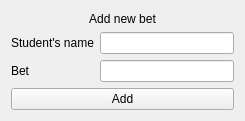
<?xml version="1.0" encoding="UTF-8"?>
<ui version="4.0">
 <class>addWindow</class>
 <widget class="QWidget" name="addWindow">
  <property name="geometry">
   <rect>
    <x>0</x>
    <y>0</y>
    <width>245</width>
    <height>121</height>
   </rect>
  </property>
  <property name="windowTitle">
   <string>Form</string>
  </property>
  <layout class="QGridLayout" name="gridLayout">
   <item row="0" column="0">
    <layout class="QVBoxLayout" name="verticalLayout_3">
     <item>
      <widget class="QLabel" name="label">
       <property name="sizePolicy">
        <sizepolicy hsizetype="Minimum" vsizetype="Preferred">
         <horstretch>0</horstretch>
         <verstretch>0</verstretch>
        </sizepolicy>
       </property>
       <property name="text">
        <string>Add new bet</string>
       </property>
       <property name="alignment">
        <set>Qt::AlignCenter</set>
       </property>
      </widget>
     </item>
     <item>
      <layout class="QHBoxLayout" name="horizontalLayout">
       <item>
        <layout class="QVBoxLayout" name="verticalLayout">
         <item>
          <widget class="QLabel" name="label_2">
           <property name="text">
            <string>Student's name</string>
           </property>
          </widget>
         </item>
         <item>
          <widget class="QLabel" name="label_3">
           <property name="text">
            <string>Bet</string>
           </property>
          </widget>
         </item>
        </layout>
       </item>
       <item>
        <layout class="QVBoxLayout" name="verticalLayout_2">
         <item>
          <widget class="QLineEdit" name="nameEdit"/>
         </item>
         <item>
          <widget class="QLineEdit" name="betEdit"/>
         </item>
        </layout>
       </item>
      </layout>
     </item>
     <item>
      <widget class="QPushButton" name="addButton">
       <property name="text">
        <string>Add</string>
       </property>
      </widget>
     </item>
    </layout>
   </item>
  </layout>
 </widget>
 <resources/>
 <connections/>
</ui>
